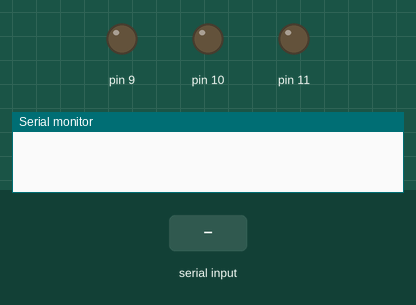
Recording of a sketch running on a simulated Arduino Uno, built with avr-gcc and run on an emulated ATmega328P. On the bench: output pins drawn as LEDs (lit = HIGH), the last lines printed to the serial monitor. The inputs (shaded band) are chosen by the test bench.

Above: at 1.2 s.
1.3 s: "90,45,200\n" received over the second serial link
At 1.9 s:
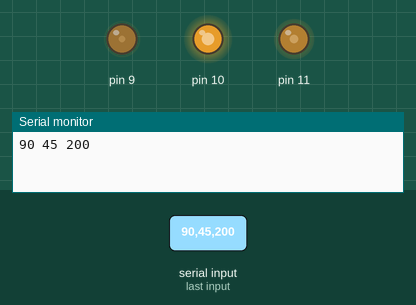
Timing chart, 0 to 4.3 s (numbered marks = the images above; inputs shaded):
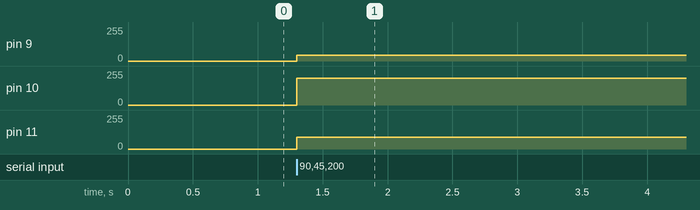

Measured:
- after the input at 1.3 s, pin 9: 0/255 → 45/255 at once; pin 10: 0/255 → 200/255 at once; pin 11: 0/255 → 90/255 at once

The sketch:

led_img_rgb.ino
```cpp
#include<SoftwareSerial.h>
SoftwareSerial mat(2, 3);
void setup() {
  // put your setup code here, to run once:
  Serial.begin(9600);
  while (!Serial) {
    ; // wait for serial port to connect. Needed for native USB port only
  }
  pinMode(11, OUTPUT);
  pinMode(9, OUTPUT);
  pinMode(10, OUTPUT);
  mat.begin(9600);
}

void loop() {
  // put your main code here, to run repeatedly:
  if (mat.available()>=3)
  {
    int i = mat.parseInt();
    int j = mat.parseInt();
    int k = mat.parseInt();
    Serial.print(i);
    Serial.print(" ");
    Serial.print(j);
    Serial.print(" ");
    Serial.println(k);
    analogWrite(11, i);
    analogWrite(9, j);
    analogWrite(10, k);
  }
}
```
